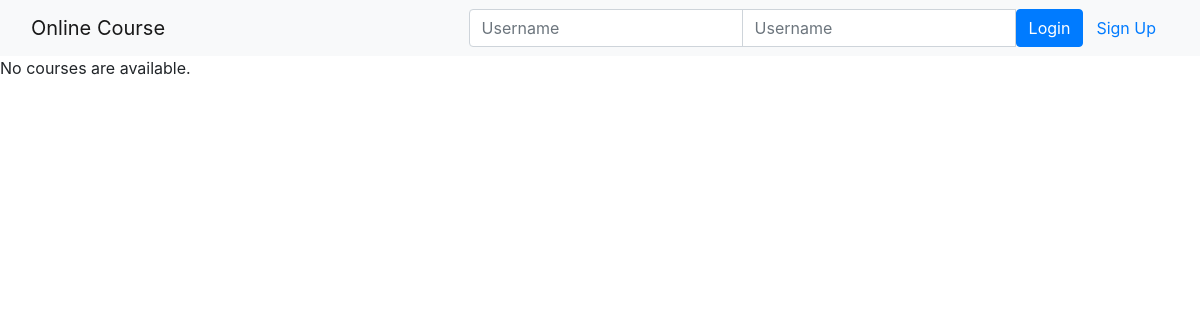
The page /onlinecourse/ on the database as committed earlier.
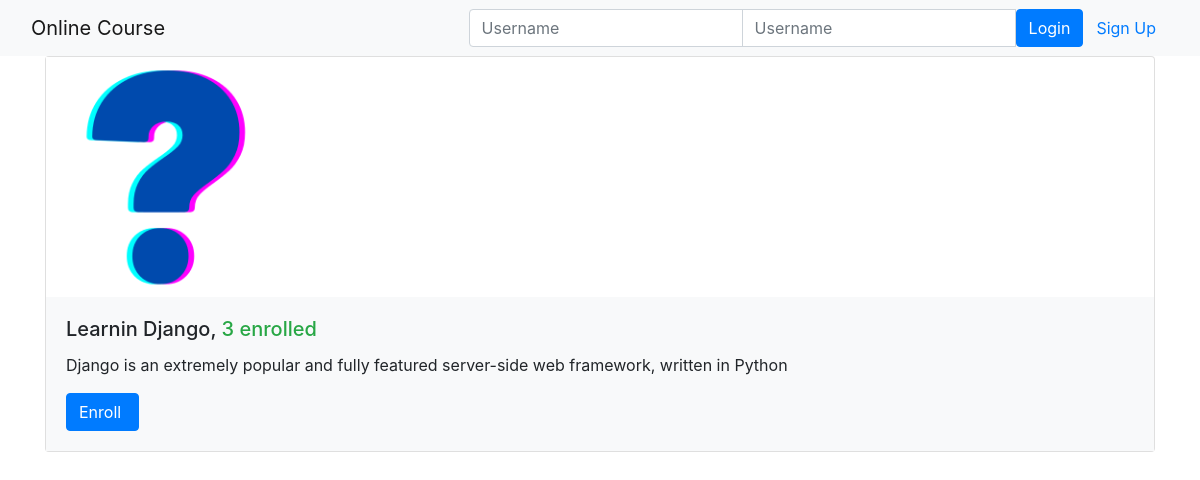
The same page on the database as committed later.
### onlinecourse/models.py (models this page shows, shortened)
class Course(models.Model):
    name = models.CharField(null=False, max_length=30, default='online course')
    image = models.ImageField(upload_to='course_images/')
    description = models.CharField(max_length=1000)
    pub_date = models.DateField(null=True)
    instructors = models.ManyToManyField(Instructor)
    users = models.ManyToManyField(settings.AUTH_USER_MODEL, through='Enrollment')
    total_enrollment = models.IntegerField(default=0)
    is_enrolled = False

### onlinecourse/views.py (the view)
class CourseListView(generic.ListView):
    template_name = 'onlinecourse/course_list_bootstrap.html'
    context_object_name = 'course_list'
    def get_queryset(self):
        user = self.request.user
        courses = Course.objects.order_by('-total_enrollment')[:10]
        for course in courses:
            if user.is_authenticated:
                course.is_enrolled = check_if_enrolled(user, course)
        return courses

### onlinecourse/templates/onlinecourse/course_list_bootstrap.html (shortened to what this page needs)
<!DOCTYPE html>
<html lang="en">
<head>
    {% load static %}
    <link rel="stylesheet" href="https://maxcdn.bootstrapcdn.com/bootstrap/4.5.2/css/bootstrap.min.css">
</head>
<body>
    <nav class="navbar navbar-light bg-light">
        <div class="container-fluid">
            <div class="navbar-header">
                  <a class="navbar-brand" href="#">Online Course</a>
            </div>
            <ul class="nav navbar-nav navbar-right">
                {% if user.is_authenticated %}
                <li>
                    <a class="btn btn-link" href="#">{{ user.first_name }}({{ user.username }})</a>
                    <a class="btn btn-link" href="{% url 'onlinecourse:logout' %}">Logout</a>
                </li>
                {% else %}
                <li>
                    <form class="form-inline" action="{% url 'onlinecourse:login' %}" method="post">
                        <div class="input-group">
                            <input type="text" class="form-control" placeholder="Username" name="username" >
                            <input type="password" class="form-control" placeholder="Username" name="psw" >
                            <button class="btn btn-primary" type="submit">Login</button>
                            <a class="btn btn-link" href="{% url 'onlinecourse:registration' %}">Sign Up</a>
                        </div>
                    </form>
                </li>
                {% endif %}
            </ul>
        </div>
    </nav>
    {% if course_list %}
        <div class="container">
            <div class="card-deck">
                {% for course in course_list %}
                         <div class="card" style="width: 36rem;">
                          <img class="card-img-left" src="{{MEDIA_URL}}/{{ course.image }}" width="240px" height="240px"
                               alt="Course image">
                          <div class="card-body bg-light">
                              <h5 class="card-title">{{ course.name }}, <span class="text-success">
                                  {{ course.total_enrollment}} enrolled</span></h5>
                            <p class="card-text">{{ course.description}}</p>
                            <form action="{% url 'onlinecourse:enroll' course.id %}" method="post">
                                  <input class="btn btn-primary"  type="submit"
                                         value="{% if course.is_enrolled %}Enter{% else %}Enroll{% endif %} ">
                            </form>
                          </div>
                        </div>
                {% endfor %}
            </div>
        </div>
    {% else %}
        <p>No courses are available.</p>
    {% endif %}
</body>
</html>

Rows that differ between the two databases and show on the page:
added Course: image (picture), name "Learnin Django", total_enrollment "3", description "Django is an extremely popular and fully featured server-side web framework, written in Python", is_enrolled "Enroll"
Other text that changed with them:
text no longer shown: "No courses are available."
